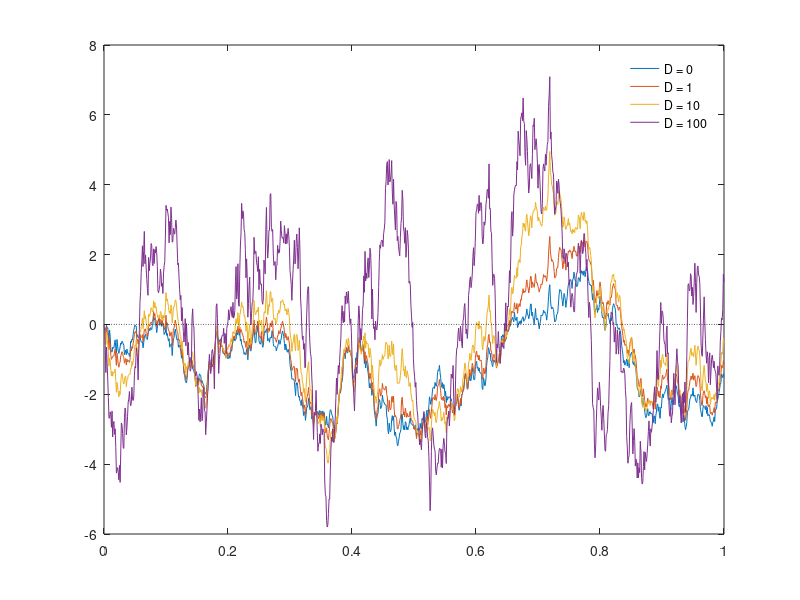

The MATLAB script that drew this image:
% Used to generate Fig 4A in manuscript.
clear

b = 10; t_0 = 0; t_f = 1; m = 10; D = [0 1 10 100];
h_o = 1; h_e = 1;
dt = 0.001;

t = t_0:dt:t_f;
y = NaN(length(D),length(t)); y(:,1) = 0;
g = NaN(1,length(t));

g(1:floor((2*length(t)/16))) = 1;
g(floor(2*length(t)/16+1):floor(3*length(t)/16)) = -1;
g(floor(3*length(t)/16+1):floor(5*length(t)/16)) = 1;
g(floor(5*length(t)/16+1):floor(9*length(t)/16)) = -1;
g(floor(9*length(t)/16+1):floor(12*length(t)/16)) = 1;
g(floor(12*length(t)/16+1):floor(14*length(t)/16)) = -1;
g(floor(14*length(t)/16+1):floor(15*length(t)/16)) = 1;
g(floor(15*length(t)/16+1):end) = -1;

dW_m = randn(1,length(t));
dW_D = randn(1,length(t));

for i = 1:length(D)
    for j = 2:length(t)
        y(i,j) = y(i,j-1)+(m*g(j)-2*h_o/h_e*sinh(y(i,j-1)))*dt+sqrt(2*m*dt)*dW_m(j)+sqrt(2*D(i)*dt)*dW_D(j);
    end
end
p1 = plot(t,y(1,:));
hold on
p2 = plot(t,y(2,:));
p3 = plot(t,y(3,:));
p4 = plot(t,y(4,:));
plot(t,zeros(1,length(t)),'k:')
legend([p1 p2 p3 p4],{'D = 0','D = 1','D = 10','D = 100'})
legend('boxoff')
set(gca,'YDir','normal')